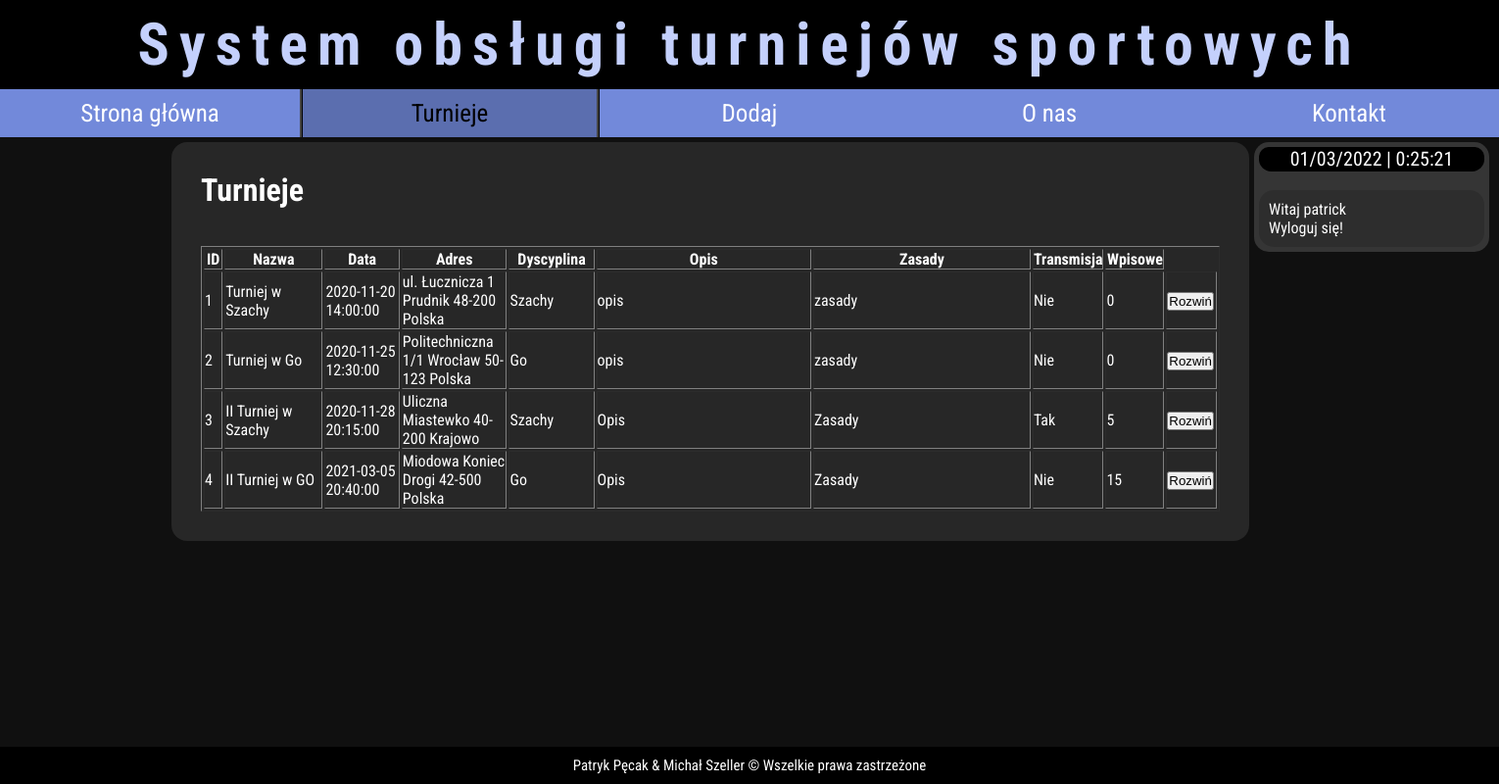
The app's page /htdocs/zbd/turnieje.php (signed in) with its own data.
### tables this page shows
CREATE TABLE `turniej` (
  `id_turniej` int(11) NOT NULL,
  `nazwa` varchar(50) NOT NULL,
  `data` datetime NOT NULL,
  `id_adres` int(11) NOT NULL,
  `id_dyscyplina` int(11) NOT NULL,
  `opis` varchar(250) NOT NULL,
  `zasady` varchar(250) NOT NULL,
  `transmisja` varchar(3) NOT NULL,
  `wpisowe` int(11) NOT NULL
);

CREATE TABLE `adres` (
  `id_adres` int(11) NOT NULL,
  `kraj` varchar(20) NOT NULL,
  `miasto` varchar(50) NOT NULL,
  `kod_pocztowy` varchar(10) NOT NULL,
  `ulica` varchar(50) NOT NULL
);

CREATE TABLE `dyscyplina` (
  `id_dyscyplina` int(11) NOT NULL,
  `dyscyplina` varchar(50) NOT NULL
);

### htdocs/zbd/turnieje.php (the view, shortened to what this page needs)
<!DOCTYPE HTML>
    <html lang="pl">
    <head>
        <link rel="stylesheet" type="text/css" href="main.css">
    </head>
    <body onload="clock();">
        <div id="wrapper">
            <div id="logo">
                <h1><span style="color:rgb(196, 208, 252)">System obsługi turniejów sportowych</span></h1>
            </div>
            <nav id="menu">
                <a class="men" href="strona-glowna">Strona główna</a>
                <a class="men_active" href="spis-turniejow">Turnieje</a>
                <a class="men" href="dodaj">Dodaj</a>
                <a class="men" href="o-nas">O nas</a>
                <a class="men" href="kontakt">Kontakt</a>
            </nav>
            <div id="core">
            <div id="sidebar">
                <div style="background:black;border-radius:15px;height:25px">
                <div id="clock" style="font-size:20px"></div></div></br>
                <div id="login">
				<?php
                    if ((isset($_SESSION['user'])) || (isset($_SESSION['pass'])))
                    {
                        echo 'Witaj '.$_SESSION['user'];
                        echo '</br><a href="logout.php">Wyloguj się!</a>';
                    }
                    else
                    {
                        echo '<form action="login.php" method="post">
                        <br /> <input type="text" placeholder="Login" name="login" /> <br />
                        <br /> <input type="password" placeholder="Hasło" name="haslo" /> <br /><br />
                        <input type="submit" value="Zaloguj się" />
                    </form>';
                    }
                ?>
				</div>
                </div>
                <div id="content_area">
                    <h1>Turnieje</h1><br>
                    <h3></h3><br>
                    <?php
                        $con=mysqli_connect("localhost","root","","zbd");
                        $result = mysqli_query($con,
                        "SELECT *
                        FROM turniej, adres, dyscyplina
                        WHERE adres.id_adres = turniej.id_adres AND dyscyplina.id_dyscyplina = turniej.id_dyscyplina ORDER BY data");
                        echo '
                        <table class="fixed" border="1">
                        <col width="20px" />
                        <col width="110px" />
                        <col width="80px" />
                        <col width="110px" />
                        <col width="90px" />
                        <col width="254px" />
                        <col width="254px" />
                        <col width="70px" />
                        <col width="60px" />
                        <col width="52px" />
                        <tr>
                        <th>ID</th>
                        <th>Nazwa</th>
                        <th>Data</th>
                        <th>Adres</th>
                        <th>Dyscyplina</th>
                        <th>Opis</th>
                        <th>Zasady</th>
                        <th>Transmisja</th>
                        <th>Wpisowe</th>
                        </tr>';
                        while($row = mysqli_fetch_array($result))
                        {
                            echo "<tr>";
                            echo "<td>" . $row['id_turniej'] . "</td>";
                            echo "<td>" . $row['nazwa'] . "</td>";
                            echo "<td>" . $row['data'] . "</td>";
                            echo "<td>".$row['ulica']." ".$row['miasto']." ".$row['kod_pocztowy']." ".$row['kraj']."</td>";
                            echo "<td>" . $row['dyscyplina'] . "</td>";
                            echo "<td>" . $row['opis'] . "</td>";
                            echo "<td>" . $row['zasady'] . "</td>";
                            echo "<td>" . $row['transmisja'] . "</td>";
                            echo "<td>" . $row['wpisowe'] . "</td>";
                            $id = $row['id_turniej'];
                            echo "<td>" . "<form action="."wiecej"." method="."post".">";
                            echo "<button type="."submit"." name="."id"." value="."$id"." class="."btn-link".">Rozwiń</button></form>" . "</td>";
                            echo "</tr>";
                        }
                        echo "</table>";
                    ?>
                </div>
            </div>
            <div id="footer">
                Patryk Pęcak & Michał Szeller &copy; Wszelkie prawa zastrzeżone
            </div>
        </div>
    </body>
    </html>

### htdocs/zbd/main.css (style rules this page uses)
* { margin: 0; padding: 0; box-sizing: border-box; }
a { text-decoration: none }
body { font-family: 'Roboto Condensed', sans-serif; height: 100vh; margin: 0; background-repeat: no-repeat; background-attachment: fixed; background-color: #101010; color: white; }
a:link { color: white; }
#wrapper { width: 100%; margin-left: auto; margin-right: auto; background: rgba(128, 128, 128, 0.2); }
#logo { height: auto; background-color: black; text-align: center; font-size: 30px; padding: 10px; letter-spacing: 10px; }
nav { position: relative; left: 0; clear: both; overflow: hidden; background-color: rgb(114, 137, 218); width: 100%; }
nav a { font-size: 25px; display: block; width: 20%; float: left; padding: 10px; }
#menu { text-align: center; margin-bottom: 5px; }
#core { width: 1520px; margin-left: auto; margin-right: auto; }
#sidebar { float: right; margin-right: 5px; width: 240px; padding: 5px; background: rgba(200, 200, 200, 0.2); border-radius: 15px; }
#content_area { float: right; margin-left: 5px; margin-right: 5px; width: 1100px; padding: 30px; margin-bottom: 50px; background: rgba(128, 128, 128, 0.2); border-radius: 16px; }
#footer { position: fixed; left: 0; bottom: 0; width: 100%; font-size: 15px; clear: both; background-color: black; text-align: center; padding: 10px; }
#clock { text-align: center; font-size: 20px; width: 100%; height: 20px; background: black; border-radius: 15px; }
a.men_active { border-right-style: ridge; border-left-style: ridge; border-color: #454545; background: rgba(0, 0, 0, 0.2); color: black !important; padding: 10px; }
#login { margin-left: 0px; margin-right: 0px; background: rgba(0, 0, 0, 0.151); border-radius: 15px; padding: 10px; }
table.fixed { table-layout:fixed; }
table.fixed td { overflow: hidden; }

### htdocs/zbd/turnieje.php (style rules this page uses)
a { text-decoration: none }

### records on screen
turniej: id_turniej "1", nazwa "Turniej w Szachy", data "2020-11-20 14:00:00", id_adres.ulica "ul. Łucznicza 1", id_adres.miasto "Prudnik", id_adres.kod_pocztowy "48-200", id_adres.kraj "Polska", id_dyscyplina.dyscyplina "Szachy", opis "opis", zasady "zasady", transmisja "Nie", wpisowe "0"
turniej: id_turniej "2", nazwa "Turniej w Go", data "2020-11-25 12:30:00", id_adres.ulica "Politechniczna 1/1", id_adres.miasto "Wrocław", id_adres.kod_pocztowy "50-123", id_adres.kraj "Polska", id_dyscyplina.dyscyplina "Go", opis "opis", zasady "zasady", transmisja "Nie", wpisowe "0"
turniej: id_turniej "3", nazwa "II Turniej w Szachy", data "2020-11-28 20:15:00", id_adres.ulica "Uliczna", id_adres.miasto "Miastewko", id_adres.kod_pocztowy "40-200", id_adres.kraj "Krajowo", id_dyscyplina.dyscyplina "Szachy", opis "Opis", zasady "Zasady", transmisja "Tak", wpisowe "5"
turniej: id_turniej "4", nazwa "II Turniej w GO", data "2021-03-05 20:40:00", id_adres.ulica "Miodowa", id_adres.miasto "Koniec Drogi", id_adres.kod_pocztowy "42-500", id_adres.kraj "Polska", id_dyscyplina.dyscyplina "Go", opis "Opis", zasady "Zasady", transmisja "Nie", wpisowe "15"

### other values on screen
$_SESSION['user'] "patrick"
